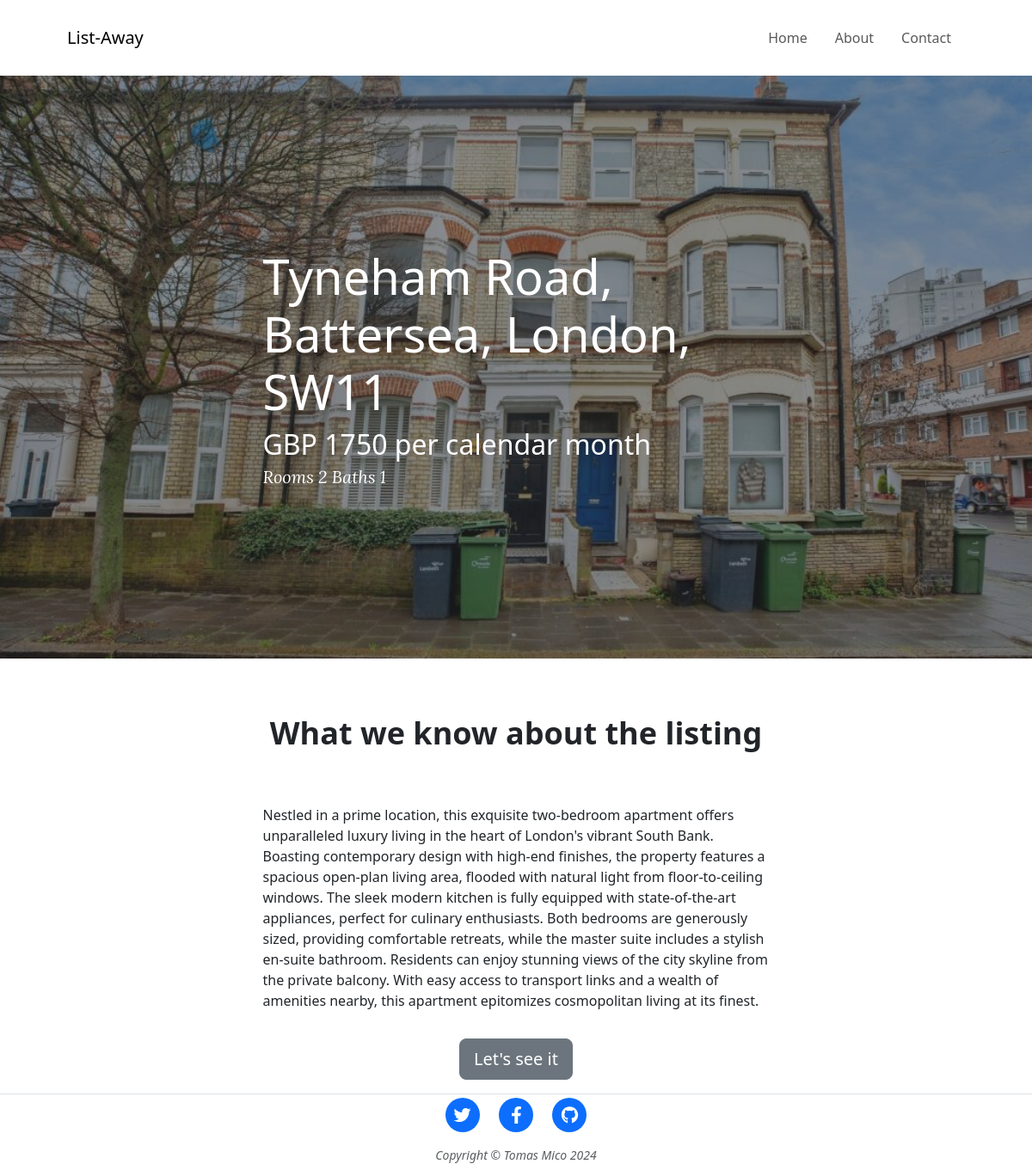
/listing/3, run on the app's committed database.
### main.py (models this page shows)
class Listings(db.Model):
    id = db.Column(db.Integer, primary_key=True)
    address = db.Column(db.String(100), unique=True)
    type = db.Column(db.String(100))
    rooms = db.Column(db.Integer, nullable=False)
    baths = db.Column(db.Integer, nullable=False)
    link = db.Column(db.String(250), unique=True, nullable=False)
    description = db.Column(db.Text, nullable=False)
    price = db.Column(db.Integer, nullable=False)
    image_url = db.Column(db.String, nullable=False)

### main.py (the view)
@app.route("/listing/<int:listing_id>")
def show_listing(listing_id):
    requested_listing = db.get_or_404(Listings, listing_id)
    return render_template("listing.html", listing=requested_listing)

### templates/listing.html
{% include "header.html" %}
<header class="masthead mb-0" style="background-image: url('{{ listing.image_url }}')">
  <div class="container position-relative px-4 px-lg-5">
    <div class="row gx-4 gx-lg-5 justify-content-center">
      <div class="col-md-10 col-lg-8 col-xl-7">
        <div class="listing-heading">
          <h1>{{ listing.address }}</h1>
          <h2 class="price">GBP {{ listing.price }} per calendar month</h2>
          <span class="meta"
            >Rooms
            <a>{{ listing.rooms }}</a>
            Baths
            <a>{{ listing.baths}}</a>
          </span>
        </div>
      </div>
    </div>
  </div>
</header>
<article>
  <div class="container px-4 px-lg-5">
    <div class="row gx-4 gx-lg-5 mt-0 justify-content-center">
      <p class="section-heading text-center">What we know about the listing</p>
      <div class="col-md-10 col-lg-8 col-xl-7 listing-description">
        {{ listing.description|safe }}
      </div>
      <div class="col-md-10 col-lg-8 col-xl-7 text-center justify-content-center p-3">
        <a href='{{ listing.link }}' class="btn btn-secondary btn-lg" role="button" aria-pressed="true">Let's see it</a>
      </div>
    </div>
  </div>
</article>
{% include "footer.html" %}

### static/css/styles.css (style rules this page uses)
header.masthead { position: relative; margin-bottom: 3rem; padding-top: calc(8rem + 57px); padding-bottom: 8rem; background: no-repeat center center; background-color: #6c757d; background-size: cover; background-attachment: scroll; }
header.masthead:before { content: ""; position: absolute; top: 0; left: 0; right: 0; bottom: 0; background-color: #212529; opacity: 0.5; }
header.masthead .page-heading, header.masthead .listing-heading, header.masthead .site-heading { color: #fff; }
header.masthead .listing-heading h1, header.masthead .listing-heading .h1 { font-size: 2.25rem; }
header.masthead .listing-heading .meta, header.masthead .listing-heading .subheading { line-height: 1.1; display: block; }
header.masthead .listing-heading .meta { font-size: 1.25rem; font-weight: 300; font-style: italic; font-family: "Lora", -apple-system, BlinkMacSystemFont, "Segoe UI", Roboto, "Helvetica Neue", Arial, sans-serif, "Apple Color Emoji", "Segoe UI Emoji", "Segoe UI Symbol", "Noto Color Emoji"; }
header.masthead .listing-heading .meta a { color: #fff; }
@media (min-width: 992px) { header.masthead { padding-top: 12.5rem; padding-bottom: 12.5rem; } }
@media (min-width: 992px) { header.masthead .listing-heading h1, header.masthead .listing-heading .h1 { font-size: 3.5rem; } }
.section-heading { font-size: 2.25rem; font-weight: 700; margin-top: 3.75rem; }

### data on the page
Listings: image_url (picture), address "Tyneham Road, Battersea, London, SW11", price "1750", rooms "2", baths "1", description "Nestled in a prime location, this exquisite two-bedroom apartment offers unparalleled luxury living in the heart of London's vibrant South Bank. Boasting contemporary design with high-end finishes, the property features a spacious open-plan living area, flooded with natural light from floor-to-ceiling windows. The sleek modern kitchen is fully equipped with state-of-the-art appliances, perfect for culinary enthusiasts. Both bedrooms are generously sized, providing comfortable retreats, while the master suite includes a stylish en-suite bathroom. Residents can enjoy stunning views of the city skyline from the private balcony. With easy access to transport links and a wealth of amenities…"
